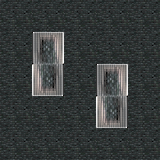

The image is a tile-based game level rendered from a .tmx file. Its description and complete source (layers, tilesets, objects, tile grids) follow:
An orthogonal 5x5 tile map with 32x32 px tiles, 1 tile layer (Tile Layer 1).

<map version="1.5" tiledversion="1.6.0" orientation="orthogonal" renderorder="right-down" width="5" height="5" tilewidth="32" tileheight="32" infinite="0" nextlayerid="2" nextobjectid="1">
 <editorsettings>
  <export target="../JSONRooms/NeonTileRoom.json" format="json" />
 </editorsettings>
 <tileset firstgid="1" name="NeonTiles" tilewidth="32" tileheight="32" spacing="1" margin="1" tilecount="4" columns="2">
  <image source="../../tiles.png" width="67" height="67" />
  <tile id="0">
   <properties>
    <property name="collides" type="bool" value="true" />
   </properties>
  </tile>
  <tile id="1">
   <properties>
    <property name="collides" type="bool" value="false" />
   </properties>
  </tile>
  <tile id="2">
   <properties>
    <property name="collides" type="bool" value="true" />
   </properties>
  </tile>
  <tile id="3">
   <properties>
    <property name="collides" type="bool" value="true" />
   </properties>
  </tile>
 </tileset>
 <layer id="1" name="Tile Layer 1" width="5" height="5">
  <data encoding="csv">
2,2,2,2,2,
2,1610612740,2,2,2,
2,2684354564,2,1610612740,2,
2,2,2,2684354564,2,
2,2,2,2,2
</data>
 </layer>
</map>
